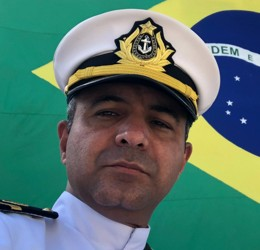
#> input picture binarizar.jpg, 260 x 250 px
$ python projeto_dio_binarizacao.py
#> lines starting #> are read from the running program, lines starting #| are printed output that depends on the picture; after the words box and inside, x2 and y2 are one past the last pixel; in counts of white or black regions, pixels touching at a corner belong together
from PIL import Image

#Função para rransformar Imagem Colorida para Níveis de Cinza
def converter_para_cinza(caminho_entrada, caminho_saida):
#> called with caminho_entrada = 'binarizar.jpg', caminho_saida = 'imagem_em_cinza.png'
    try:
        img_colorida = Image.open(caminho_entrada).convert("RGB")
#> img_colorida is the input picture: PIL image 260x250 RGB; mean R, G, B 86.5, 117.3, 108.3
        largura, altura = img_colorida.size
#> largura = 260; altura = 250
        # Cria uma nova imagem em modo 'L' (tons de cinza de 8 bits)
        img_cinza = Image.new('L', (largura, altura))
#> img_cinza: PIL image 260x250 L; every value is 0

        # Itera sobre cada pixel
        for x in range(largura):
            for y in range(altura):
                # pega os valores R, G, B do pixel
                R, G, B = img_colorida.getpixel((x, y))
                #conversão usando média (R+G+B)/3
                # A conversão por luminância: L = 0.299*R + 0.587*G + 0.114*B
                intensidade_cinza = int((R + G + B) / 3)
                # Define o pixel na nova imagem
                img_cinza.putpixel((x, y), intensidade_cinza)
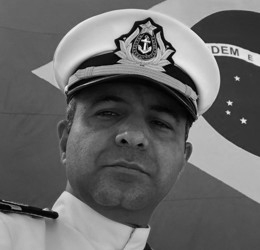
#> img_cinza: PIL image 260x250 L; min 0, max 247, mean 103.7

        # Salvando a nova imagem em tons de cinza
        img_cinza.save(caminho_saida)
        print(f"Sucesso: Imagem salva em tons de cinza como '{caminho_saida}'")

    except FileNotFoundError:
        print(f"Erro: Arquivo de entrada não encontrado em '{caminho_entrada}'")
    except Exception as e:
        print(f"Ocorreu um erro: {e}")


#Função: Transformar Imagem em Cinza para Preto e Branco
def binarizar_imagem(caminho_entrada_cinza, caminho_saida, limiar=128):
#> called with caminho_entrada_cinza = 'imagem_em_cinza.png', caminho_saida = 'imagem_binarizada.png', limiar = 140
    try:
        img_cinza = Image.open(caminho_entrada_cinza).convert("L")
        largura, altura = img_cinza.size
#> largura = 260; altura = 250
        img_binarizada = Image.new('L', (largura, altura))
#iteração
        for x in range(largura):
            for y in range(altura):
                intensidade = img_cinza.getpixel((x, y))
                if intensidade > limiar:
                    novo_valor = 255
                else:
                    novo_valor = 0
                img_binarizada.putpixel((x, y), novo_valor)
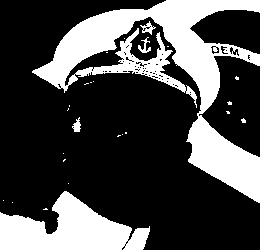
#> img_binarizada: PIL image 260x250 L; 28.5% white; 26 white regions (21 under 20 px), largest, box (x1, y1, x2, y2) and area: (32, 0, 260, 203) 13206, (0, 191, 150, 250) 4994, (140, 21, 156, 35) 83, (138, 37, 151, 53) 80, (72, 117, 81, 132) 77

        # Salvando a nova imagem preto e brancoi
        img_binarizada.save(caminho_saida)
        print(f"Sucesso: Imagem salva como preto e branco ('{caminho_saida}' com limiar={limiar})")

    except FileNotFoundError:
        print(f"Erro: Arquivo de entrada não encontrado em '{caminho_entrada_cinza}'")
    except Exception as e:
        print(f"Ocorreu um erro: {e}")

# 1. Defina o caminho da sua imagem colorida
IMAGEM_COLORIDA = 'binarizar.jpg'
# 2. Defina os caminhos de saída
IMAGEM_CINZA = 'imagem_em_cinza.png'
IMAGEM_P_B = 'imagem_binarizada.png'

print("Iniciando a conversão...")

# Passo 1: Converter Colorida para Cinza
converter_para_cinza(IMAGEM_COLORIDA, IMAGEM_CINZA)

# Passo 2: Converter Cinza para Preto e Branco (binarização)
# Você pode experimentar diferentes valores de limiar, como 100, 150, etc.
binarizar_imagem(IMAGEM_CINZA, IMAGEM_P_B, limiar=140)

print("Processamento concluído.")
